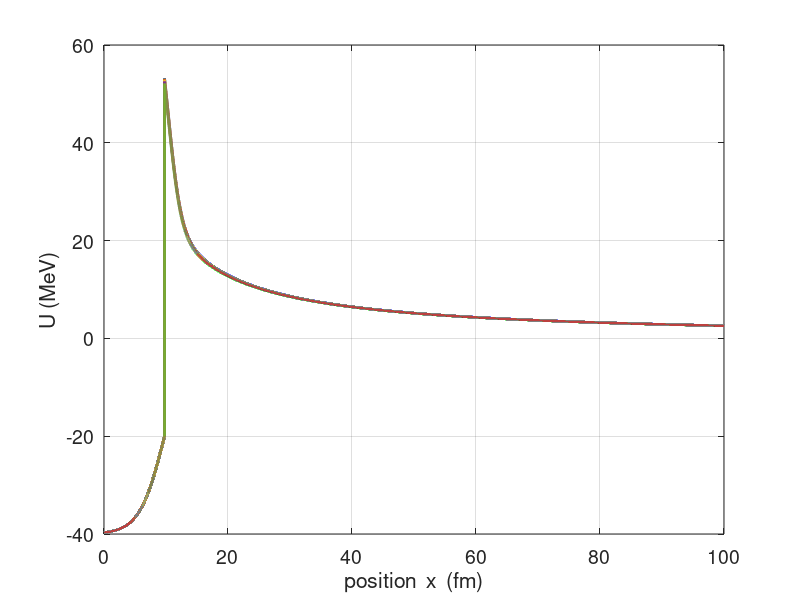

This figure's MATLAB source:
% se_alphaB1.m

% Solutions to [1D]time independent Schrodinger Equation
% Finite Difference Method: ALPHA DECAY
% Nuclear Potentials Models
% Ian Cooper
% School of Physics, University of Sydney
% email: ian.cooper@sydney.edu.au
% https://d-arora.github.io/Doing-Physics-With-Matlab/

close all
clear 
clc

% INPUTS ==============================================================
% Atomic number
Z = 92;
% Mass number
A = 238;
% Potential well depth: U0 > 0 [MeV]   
U0 = 40;
% Max radial coordinate [fm] 
xMax = 100;
% Number of x gris points (odd number)                 
N = 99009;                   


% CONSTANTS ===========================================================
   h = 6.62607004e-34;         % Planck constant [J.s]
   e = 1.602e-19;              % Fundamanetal charge [C]
   eps0 = 8.854187e-12;        % permittivity of free space [S.I. units]
   mA = 6.64465675e-27;        % mass of alpha particle [kg]
   
   
% SETUP ===============================================================
   Ese = 1e6*e;                         % Energy scaling factor  
   Lse = 1e-15;                         % Length scaling factor
   hbar = h/(2*pi);                     % hbar
   Cse = -hbar^2/(2*mA) / (Lse^2*Ese);  % Schrodinger Eq constant    
   k = 1/(4*pi*eps0);                   % Coulomb constant
   K = k*2*(Z-2)*e^2/(Ese*Lse);         % Cacluation constant
   R0 = 1.26 * (4^(1/3) + (A-4)^(1/3)); % Potential Well width
      
% Radial coodinates [fm]
   x = linspace(0, xMax,N);
   dx = x(2)-x(1);
% Potential [meV] 
   U = -U0 .* ones(1,N); 

   % Angular momentum quantum number L
figure(1)
set(gcf,'color',[1 1 1]);
set(gcf,'Units','Normalized') 
set(gcf,'Position',[0.1 0.1 0.3 0.4]) 
set(gca,'fontsize',14);

a = 2;
U =  -U0./(1+exp((x-R0)./a));   
for  L = 0:4  
  for n = 2:N
    if x(n) >  R0
      U(n) = K/x(n) + Cse*L*(L+1)/x(n)^2 + U0 / (1+ exp((x(n)-R0))/a);
    end
  end

  plot(x,U,'lineWidth',2)
  hold on
end

xlabel('position  x  (fm)','fontsize',14)
ylabel('U (MeV)','fontsize',14);
set(gca,'fontsize',14);
box on
grid on
